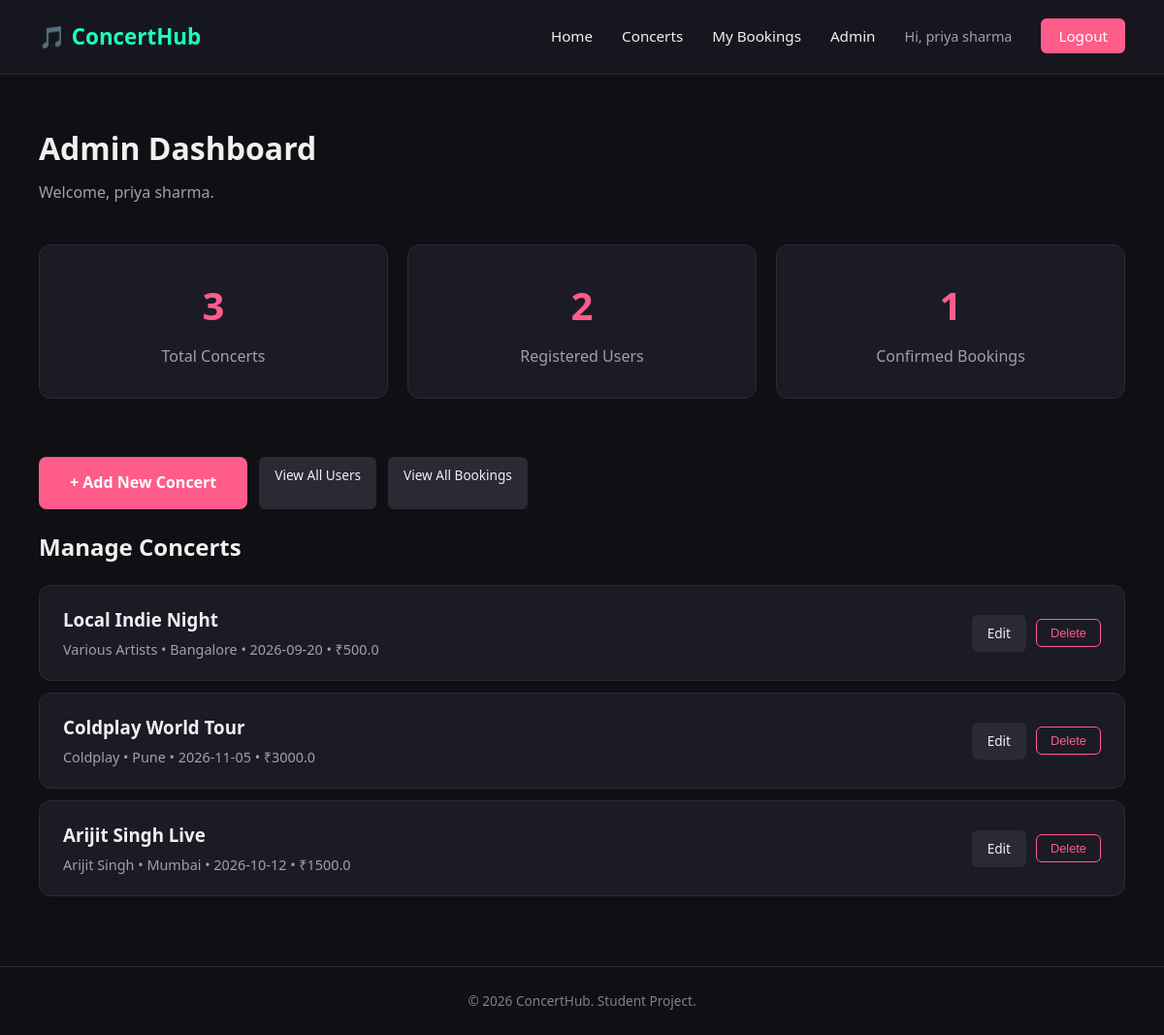
The page /admin (signed in) on the database its author committed.
### tables this page shows
CREATE TABLE concerts (
        id INTEGER PRIMARY KEY AUTOINCREMENT,
        artist TEXT NOT NULL,
        concert_name TEXT NOT NULL,
        venue TEXT NOT NULL,
        city TEXT NOT NULL,
        date TEXT NOT NULL,
        time TEXT NOT NULL,
        price REAL NOT NULL,
        description TEXT,
        total_seats INTEGER NOT NULL
    );

### app.py (the view)
@app.route('/admin')
@admin_required
def admin_dashboard():
    connection = get_db_connection()
    total_concerts = connection.execute('SELECT COUNT(*) FROM concerts').fetchone()[0]
    total_users = connection.execute('SELECT COUNT(*) FROM users').fetchone()[0]
    total_bookings = connection.execute("SELECT COUNT(*) FROM bookings WHERE status = 'confirmed'").fetchone()[0]
    all_concerts = connection.execute('SELECT * FROM concerts ORDER BY id DESC').fetchall()
    connection.close()
    return render_template('admin.html',
                            total_concerts=total_concerts,
                            total_users=total_users,
                            total_bookings=total_bookings,
                            all_concerts=all_concerts)

### app.py (called while the page is built)
def get_db_connection():
    connection = sqlite3.connect('database/database.db')
    connection.row_factory = sqlite3.Row  # lets us access columns by name, not just by position
    return connection

def is_admin():
    return session.get('user_role') == 'admin'

def admin_required(f):
    @wraps(f)
    def decorated_function(*args, **kwargs):
        if 'user_id' not in session:
            return redirect(url_for('login'))
        if not is_admin():
            return "You do not have permission to access this page.", 403
        return f(*args, **kwargs)
    return decorated_function

### templates/admin.html (shortened to what this page needs)
{% extends "base.html" %}
{% block content %}
    <section class="page-header">
        <h1>Admin Dashboard</h1>
        <p>Welcome, {{ session.user_name }}.</p>
    </section>
    <section class="admin-stats">
        <div class="stat-card">
            <p class="stat-number">{{ total_concerts }}</p>
            <p class="stat-label">Total Concerts</p>
        </div>
        <div class="stat-card">
            <p class="stat-number">{{ total_users }}</p>
            <p class="stat-label">Registered Users</p>
        </div>
        <div class="stat-card">
            <p class="stat-number">{{ total_bookings }}</p>
            <p class="stat-label">Confirmed Bookings</p>
        </div>
    </section>
    <section style="padding: 0 40px; display: flex; gap: 12px;">
    <a href="{{ url_for('add_concert') }}" class="btn-primary">+ Add New Concert</a>
    <a href="{{ url_for('admin_users') }}" class="btn-secondary">View All Users</a>
    <a href="{{ url_for('admin_bookings') }}" class="btn-secondary">View All Bookings</a>
</section>
<section class="admin-concert-list">
    <h2>Manage Concerts</h2>
    {% for concert in all_concerts %}
    <div class="admin-concert-row">
        <div>
            <h3>{{ concert['concert_name'] }}</h3>
            <p class="booking-meta">{{ concert['artist'] }} • {{ concert['city'] }} • {{ concert['date'] }} • ₹{{ concert['price'] }}</p>
        </div>
        <div class="admin-concert-actions">
            <a href="{{ url_for('edit_concert', concert_id=concert['id']) }}" class="btn-secondary">Edit</a>
            <form action="{{ url_for('delete_concert', concert_id=concert['id']) }}" method="POST" onsubmit="return confirm('Are you sure you want to delete this concert? This cannot be undone.');">
                <button type="submit" class="btn-cancel">Delete</button>
            </form>
        </div>
    </div>
    {% endfor %}
</section>
{% endblock %}

### static/css/style.css (style rules this page uses)
* { margin: 0; padding: 0; box-sizing: border-box; }
body { font-family: 'Segoe UI', Arial, sans-serif; background-color: #0f0f14; color: #f0f0f0; line-height: 1.6; }
.btn-primary { background-color: #ff5c8a; color: #fff; text-decoration: none; padding: 14px 32px; border-radius: 8px; font-weight: bold; transition: background-color 0.2s ease; }
.page-header { padding: 50px 40px 20px; }
.page-header h1 { font-size: 2rem; margin-bottom: 8px; }
.page-header p { color: #a0a0aa; }
.booking-meta { color: #a0a0aa; font-size: 0.9rem; margin-top: 4px; }
.btn-cancel { background: none; border: 1px solid #ff5c8a; color: #ff5c8a; padding: 6px 14px; border-radius: 6px; font-size: 0.8rem; cursor: pointer; }
.admin-stats { padding: 20px 40px 60px; display: grid; grid-template-columns: repeat(auto-fit, minmax(200px, 1fr)); gap: 20px; }
.stat-card { background-color: #1b1b26; border: 1px solid #2a2a35; border-radius: 12px; padding: 30px; text-align: center; }
.stat-number { font-size: 2.5rem; font-weight: bold; color: #ff5c8a; }
.stat-label { color: #a0a0aa; margin-top: 8px; }
.admin-concert-list { padding: 20px 40px 60px; }
.admin-concert-list h2 { margin-bottom: 20px; }
.admin-concert-row { background-color: #1b1b26; border: 1px solid #2a2a35; border-radius: 12px; padding: 20px 24px; display: flex; justify-content: space-between; align-items: center; margin-bottom: 12px; }
.admin-concert-actions { display: flex; gap: 10px; align-items: center; }
.btn-secondary { background-color: #2a2a35; color: #f0f0f0; text-decoration: none; padding: 8px 16px; border-radius: 6px; font-size: 0.85rem; }

### rows shown on the page
concerts: concert_name "Local Indie Night", artist "Various Artists", city "Bangalore", date "2026-09-20", price "500.0"
concerts: concert_name "Coldplay World Tour", artist "Coldplay", city "Pune", date "2026-11-05", price "3000.0"
concerts: concert_name "Arijit Singh Live", artist "Arijit Singh", city "Mumbai", date "2026-10-12", price "1500.0"

### other values the page prints
{{ session.user_name }} "priya sharma"
{{ total_concerts }} "3"
{{ total_users }} "2"
{{ total_bookings }} "1"
